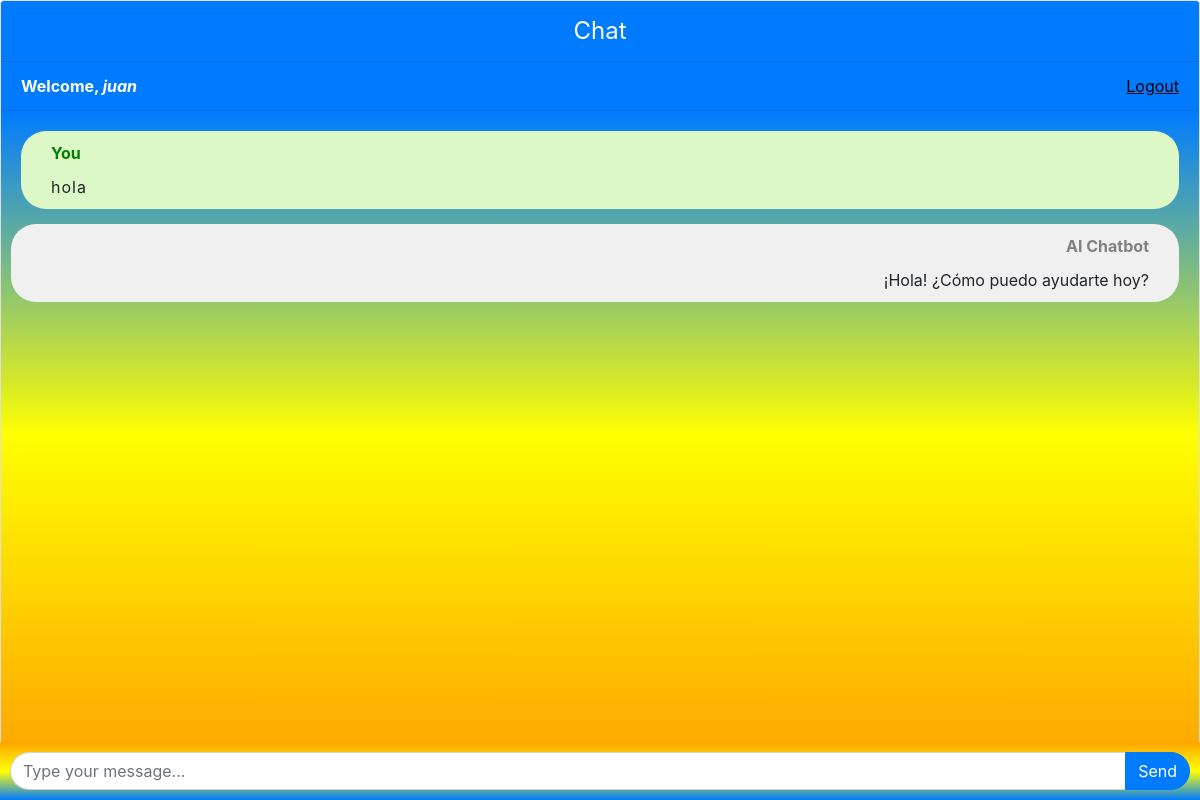
The app's page / (signed in), older data.
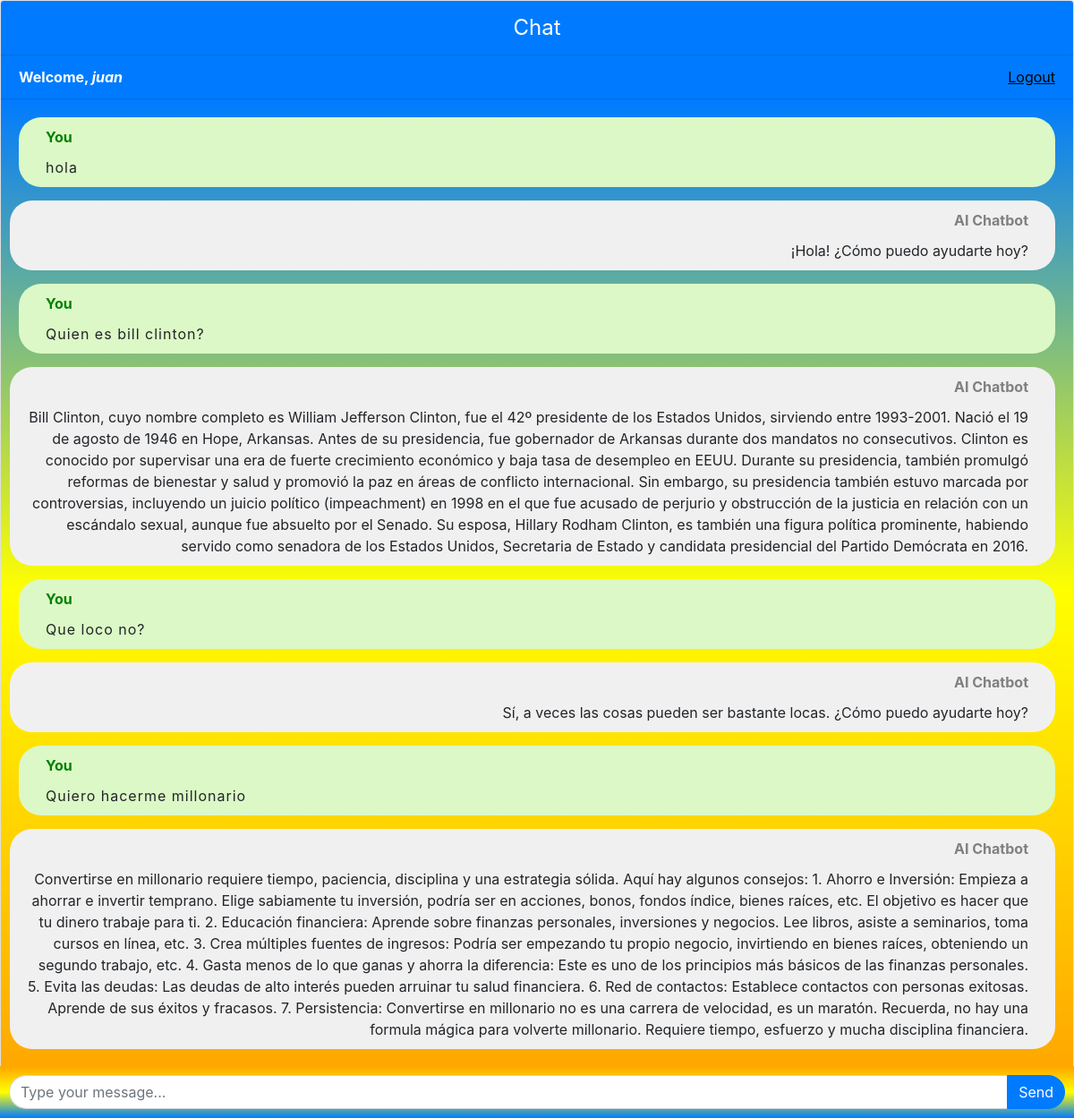
The same page, newer data.
### chatbot_app/models.py (models this page shows, shortened)
class Chat(models.Model):
    user = models.ForeignKey(User, on_delete=models.CASCADE)
    message = models.TextField()
    response = models.TextField()
    created_at = models.DateTimeField(auto_now_add=True)

### chatbot_app/views.py (the view)
# urls.py: path('', views.chatbot, name='chatbot'),
@login_required
def chatbot(request):
    chats = Chat.objects.filter(user=request.user)
    if request.method == 'POST':
        message = request.POST.get('message')
        response = ask_openai(message)
        chat = Chat(user=request.user, message=message, response=response, created_at=timezone.now())
        chat.save()
        return JsonResponse({'message': message, 'response': response})
    return render(request, 'chatbot.html', {'chats': chats})

### templates/chatbot.html (shortened to what this page needs)
{% extends 'base.html' %}  {% block content %}
<div class="chat-container">
  <div class="card flex-grow-1" style="padding-bottom: 40px">
    <div
      class="card-header bg-primary text-white"
      style="text-align: center; font-size: 24px"
    >
      Chat
    </div>
    {% if user.is_authenticated %}
    <div class="card-header bg-primary text-white gap">
      <b>Welcome, <span style="font-style: italic">{{user.username}}</span></b>
      <a style="color: black" class="logout" href="logout">Logout</a>
    </div>
    {% else %}
    <div class="card-header bg-primary text-white">
      <a style="color: yellow" href="login">Login</a>
      <a style="color: yellow" href="register">Register</a>
    </div>
    {% endif %}
    <div class="card-body messages-box">
      <ul class="list-unstyled messages-list">
        {% for chat in chats %} {% if chat.user == request.user %}
        <li class="message sent">
          <div class="message-text">
            <div class="message-senderyou">
              <b>You</b>
            </div>
            <div class="message-content message-content-you">
              {{chat.message}}
            </div>
          </div>
        </li>
        <li class="message received">
          <div class="message-text">
            <div class="message-senderai">
              <b>AI Chatbot</b>
            </div>
            <div class="message-content message-content-ai">
              {{chat.response}}
            </div>
          </div>
        </li>
        {% endif %} {% endfor %}
      </ul>
    </div>
  </div>
  <form class="message-form">
    <div class="input-group">
      <input
        type="text"
        class="form-control message-input"
        placeholder="Type your message..."
      />
      <div class="input-group-append">
        <button type="submit" class="btn btn-primary btn-send">Send</button>
      </div>
    </div>
  </form>
</div>
{% endblock %}

### templates/base.html (shortened to what this page needs)
<!DOCTYPE html>
<html lang="en">
  <head>
    <link
      rel="stylesheet"
      href="https://stackpath.bootstrapcdn.com/bootstrap/4.3.1/css/bootstrap.min.css"
    />
  </head>
  <body>
    {% block content %}{% endblock %}
  </body>
</html>

Row changes from the older to the newer data that the page shows:
added Chat: message "Quien es bill clinton?", response "Bill Clinton, cuyo nombre completo es William Jefferson Clinton, fue el 42º presidente de los Estados Unidos, sirviendo entre 1993-2001. Nació el 19 de agosto de 1946 en Hope, Arkansas. Antes de su presidencia, fue gobernador de Arkansas durante dos mandatos no consecutivos. Clinton es conocido por supervisar una era de fuerte crecimiento económico y baja tasa de desempleo en EEUU. Durante su presidencia, también promulgó reformas de bienestar y salud y promovió la paz en áreas de conflicto internacional. Sin embargo, su presidencia también estuvo marcada por controversias, incluyendo un juicio político (impeachment) en 1998 en el que fue acusado de perjurio y obstrucción de la justicia en…"
added Chat: message "Que loco no?", response "Sí, a veces las cosas pueden ser bastante locas. ¿Cómo puedo ayudarte hoy?"
added Chat: message "Quiero hacerme millonario", response "Convertirse en millonario requiere tiempo, paciencia, disciplina y una estrategia sólida. Aquí hay algunos consejos: 1. Ahorro e Inversión: Empieza a ahorrar e invertir temprano. Elige sabiamente tu inversión, podría ser en acciones, bonos, fondos índice, bienes raíces, etc. El objetivo es hacer que tu dinero trabaje para ti. 2. Educación financiera: Aprende sobre finanzas personales, inversiones y negocios. Lee libros, asiste a seminarios, toma cursos en línea, etc. 3. Crea múltiples fuentes de ingresos: Podría ser empezando tu propio negocio, invirtiendo en bienes raíces, obteniendo un segundo trabajo, etc. 4. Gasta menos de lo que ganas y ahorra la diferencia: Este es uno de los…"
